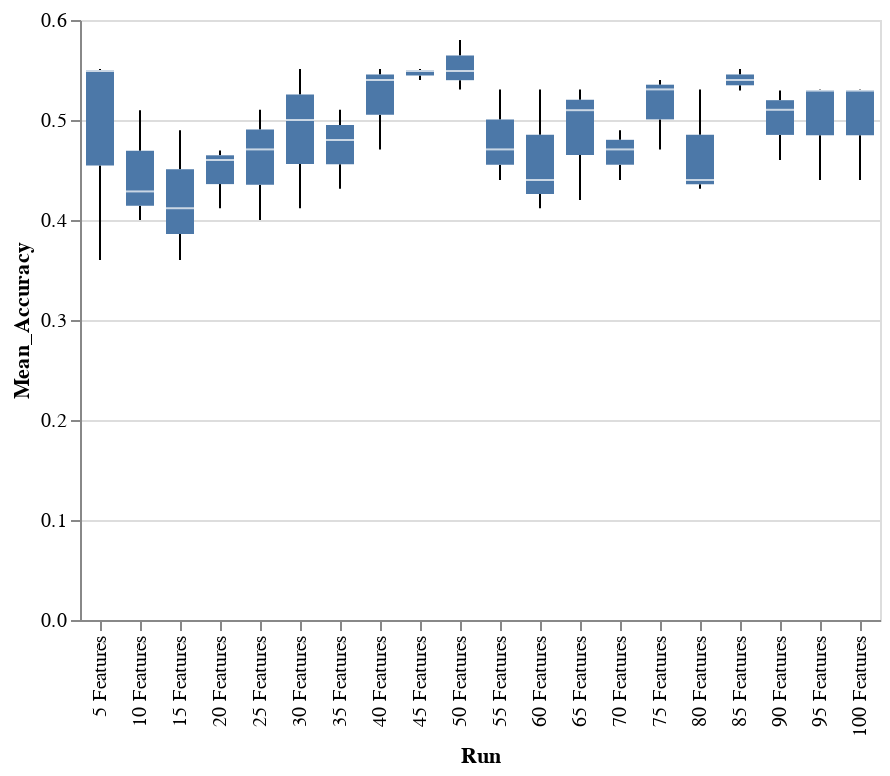

Notebook code cell kept with this figure:
### Code cell
alt.Chart(runlog).mark_boxplot().encode(
    x=alt.X("Run", sort=sort_order),
    y="Mean_Accuracy"
)

### Figure 1 — Vega-Lite specification as saved in the notebook (floating-point values rounded to 4 significant figures)
{"$schema": "https://vega.github.io/schema/vega-lite/v3.4.0.json", "config": {"mark": {"tooltip": null}, "view": {"height": 300, "width": 400}}, "data": {"name": "data-8493c83b8c75e0fe7d6b09dce866f545"}, "datasets": {"data-8493c83b8c75e0fe7d6b09dce866f545": [{"Mean_Accuracy": 0.549, "Order": 1, "Run": "5 Features"}, {"Mean_Accuracy": 0.36, "Order": 1, "Run": "5 Features"}, {"Mean_Accuracy": 0.551, "Order": 1, "Run": "5 Features"}, {"Mean_Accuracy": 0.5098, "Order": 2, "Run": "10 Features"}, {"Mean_Accuracy": 0.4, "Order": 2, "Run": "10 Features"}, {"Mean_Accuracy": 0.4286, "Order": 2, "Run": "10 Features"}, {"Mean_Accuracy": 0.4118, "Order": 3, "Run": "15 Features"}, {"Mean_Accuracy": 0.36, "Order": 3, "Run": "15 Features"}, {"Mean_Accuracy": 0.4898, "Order": 3, "Run": "15 Features"}, {"Mean_Accuracy": 0.4118, "Order": 4, "Run": "20 Features"}, {"Mean_Accuracy": 0.46, "Order": 4, "Run": "20 Features"}, {"Mean_Accuracy": 0.4694, "Order": 4, "Run": "20 Features"}, {"Mean_Accuracy": 0.4706, "Order": 5, "Run": "25 Features"}, {"Mean_Accuracy": 0.4, "Order": 5, "Run": "25 Features"}, {"Mean_Accuracy": 0.5102, "Order": 5, "Run": "25 Features"}, {"Mean_Accuracy": 0.4118, "Order": 6, "Run": "30 Features"}, {"Mean_Accuracy": 0.5, "Order": 6, "Run": "30 Features"}, {"Mean_Accuracy": 0.551, "Order": 6, "Run": "30 Features"}, {"Mean_Accuracy": 0.4314, "Order": 7, "Run": "35 Features"}, {"Mean_Accuracy": 0.48, "Order": 7, "Run": "35 Features"}, {"Mean_Accuracy": 0.5102, "Order": 7, "Run": "35 Features"}, {"Mean_Accuracy": 0.4706, "Order": 8, "Run": "40 Features"}, {"Mean_Accuracy": 0.54, "Order": 8, "Run": "40 Features"}, {"Mean_Accuracy": 0.551, "Order": 8, "Run": "40 Features"}, {"Mean_Accuracy": 0.549, "Order": 9, "Run": "45 Features"}, {"Mean_Accuracy": 0.54, "Order": 9, "Run": "45 Features"}, {"Mean_Accuracy": 0.551, "Order": 9, "Run": "45 Features"}, {"Mean_Accuracy": 0.549, "Order": 10, "Run": "50 Features"}, {"Mean_Accuracy": 0.58, "Order": 10, "Run": "50 Features"}, {"Mean_Accuracy": 0.5306, "Order": 10, "Run": "50 Features"}, {"Mean_Accuracy": 0.4706, "Order": 11, "Run": "55 Features"}, {"Mean_Accuracy": 0.44, "Order": 11, "Run": "55 Features"}, {"Mean_Accuracy": 0.5306, "Order": 11, "Run": "55 Features"}, {"Mean_Accuracy": 0.4118, "Order": 12, "Run": "60 Features"}, {"Mean_Accuracy": 0.44, "Order": 12, "Run": "60 Features"}, {"Mean_Accuracy": 0.5306, "Order": 12, "Run": "60 Features"}, {"Mean_Accuracy": 0.5098, "Order": 13, "Run": "65 Features"}, {"Mean_Accuracy": 0.42, "Order": 13, "Run": "65 Features"}, {"Mean_Accuracy": 0.5306, "Order": 13, "Run": "65 Features"}, {"Mean_Accuracy": 0.4706, "Order": 14, "Run": "70 Features"}, {"Mean_Accuracy": 0.44, "Order": 14, "Run": "70 Features"}, {"Mean_Accuracy": 0.4898, "Order": 14, "Run": "70 Features"}, {"Mean_Accuracy": 0.4706, "Order": 15, "Run": "75 Features"}, {"Mean_Accuracy": 0.54, "Order": 15, "Run": "75 Features"}, {"Mean_Accuracy": 0.5306, "Order": 15, "Run": "75 Features"}, {"Mean_Accuracy": 0.4314, "Order": 16, "Run": "80 Features"}, {"Mean_Accuracy": 0.44, "Order": 16, "Run": "80 Features"}, {"Mean_Accuracy": 0.5306, "Order": 16, "Run": "80 Features"}, {"Mean_Accuracy": 0.5294, "Order": 17, "Run": "85 Features"}, {"Mean_Accuracy": 0.54, "Order": 17, "Run": "85 Features"}, {"Mean_Accuracy": 0.551, "Order": 17, "Run": "85 Features"}, {"Mean_Accuracy": 0.5294, "Order": 18, "Run": "90 Features"}, {"Mean_Accuracy": 0.46, "Order": 18, "Run": "90 Features"}, {"Mean_Accuracy": 0.5102, "Order": 18, "Run": "90 Features"}, {"Mean_Accuracy": 0.5294, "Order": 19, "Run": "95 Features"}, {"Mean_Accuracy": 0.44, "Order": 19, "Run": "95 Features"}, {"Mean_Accuracy": 0.5306, "Order": 19, "Run": "95 Features"}, {"Mean_Accuracy": 0.5294, "Order": 20, "Run": "100 Features"}, {"Mean_Accuracy": 0.44, "Order": 20, "Run": "100 Features"}, {"Mean_Accuracy": 0.5306, "Order": 20, "Run": "100 Features"}]}, "encoding": {"x": {"field": "Run", "sort": ["5 Features", "10 Features", "15 Features", "20 Features", "25 Features", "30 Features", "35 Features", "40 Features", "45 Features", "50 Features", "55 Features", "60 Features", "65 Features", "70 Features", "75 Features", "80 Features", "85 Features", "90 Features", "95 Features", "100 Features"], "type": "nominal"}, "y": {"field": "Mean_Accuracy", "type": "quantitative"}}, "mark": "boxplot"}
